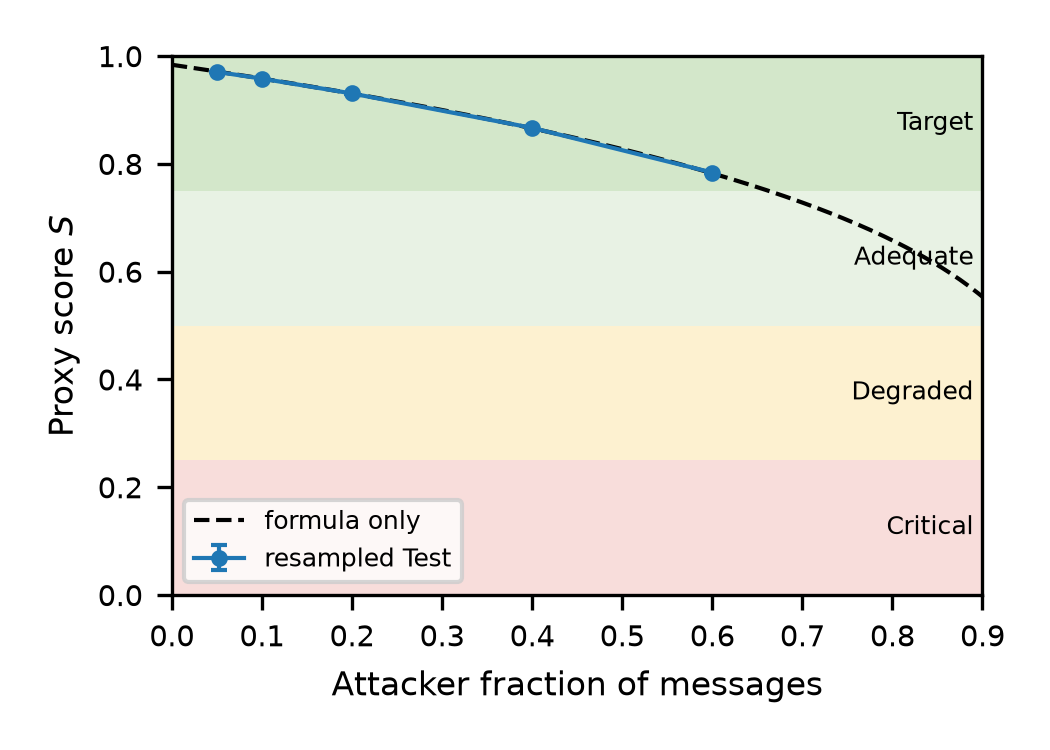

The Python source for this figure:
"""Attacker-density sweep for the proxy security score S (checklist item 13).

Resamples the Test messages of NVBD to a fixed size and a target attacker
fraction, recomputes the four proxy indicators exactly as in the paper, and
writes density_sweep.csv plus density_sweep.pdf/.png.

  rho   = 1 - attacker fraction
  Res   = mean over complete 250-message windows of the delivery rate
  pi    = 1 (no propagation is modelled)
  delta = exp(-mean_delay_ms / 200), delay unit assumed to be 1 ns
  S     = equal-weight geometric mean

Usage:  python3 density_sweep.py                      (expects ./dataset.csv)
        DATA_PATH=/path/to/dataset.csv N_TOTAL=10000 REPS=30 python3 density_sweep.py
Needs: numpy, pandas, matplotlib.
"""
import os
import numpy as np
import pandas as pd
import matplotlib
matplotlib.use("Agg")
import matplotlib.pyplot as plt

DATA_PATH = os.environ.get("DATA_PATH", "./dataset.csv")
N_TOTAL = int(os.environ.get("N_TOTAL", 10000))   # messages per resample
REPS = int(os.environ.get("REPS", 30))            # resamples per attacker fraction
FRACTIONS = [0.05, 0.10, 0.20, 0.40, 0.60]
WINDOW = 250
T_SAFE_MS = 200.0

cols = ["split", "rcvTime", "attacker", "successful_delivery", "delay_raw_time_units"]
df = pd.read_csv(DATA_PATH, usecols=cols)
test = df[df["split"] == "Test"].sort_values("rcvTime").reset_index(drop=True)
att = test[test["attacker"] == 1]
leg = test[test["attacker"] == 0]
print(f"Test messages: {len(test)} (attackers {len(att)}, legitimate {len(leg)})")


def indicators(sample):
    p = sample["attacker"].mean()
    rho = 1.0 - p
    deliv = sample["successful_delivery"].to_numpy(dtype=float)
    n_win = len(deliv) // WINDOW
    res = deliv[: n_win * WINDOW].reshape(n_win, WINDOW).mean(axis=1).mean()
    mean_delay_ms = sample["delay_raw_time_units"].mean() / 1e6
    delta = float(np.exp(-mean_delay_ms / T_SAFE_MS))
    pi = 1.0
    s = (rho * res * pi * delta) ** 0.25
    return rho, res, pi, delta, s


def band(s):
    return "Critical" if s < 0.25 else "Degraded" if s < 0.50 else "Adequate" if s < 0.75 else "Target"


rows = []
for frac in FRACTIONS:
    n_att = int(round(frac * N_TOTAL))
    n_leg = N_TOTAL - n_att
    if n_att > len(att) or n_leg > len(leg):
        raise SystemExit(f"Not enough messages for fraction {frac}: lower N_TOTAL")
    vals = []
    for rep in range(REPS):
        rng = np.random.RandomState(1000 * rep + int(frac * 100))
        sample = pd.concat([att.iloc[rng.choice(len(att), n_att, replace=False)],
                            leg.iloc[rng.choice(len(leg), n_leg, replace=False)]])
        sample = sample.sort_values("rcvTime").reset_index(drop=True)
        vals.append(indicators(sample))
    v = np.array(vals)
    m, sd = v.mean(axis=0), v.std(axis=0, ddof=1)
    rows.append({
        "attacker_fraction": frac, "N_total": N_TOTAL, "reps": REPS,
        "rho": m[0], "Res": m[1], "pi": m[2], "delta": m[3],
        "S_mean": m[4], "S_std": sd[4], "band": band(m[4]),
        # formula-only curve: Res, pi, delta held at their full-Test values
    })

# formula-only reference curve (what the paper's 66% figure comes from)
full = indicators(test)
res0, pi0, delta0 = full[1], full[2], full[3]
grid = np.linspace(0, 0.9, 181)
s_formula = ((1 - grid) * res0 * pi0 * delta0) ** 0.25
crossing = 1 - 0.75 ** 4 / (res0 * pi0 * delta0)   # S = 0.75 boundary
print(f"Full Test: rho={full[0]:.3f} Res={res0:.3f} pi={pi0:.3f} delta={delta0:.3f} S={full[4]:.3f}")
print(f"Formula-only: S stays >= 0.75 up to attacker fraction {crossing:.3f}")

out = pd.DataFrame(rows)
out.to_csv("density_sweep.csv", index=False, float_format="%.4f")
print(out.to_string(index=False, float_format=lambda x: f"{x:.4f}"))

fig, ax = plt.subplots(figsize=(3.5, 2.5))
for lo, hi, c, lab in [(0, 0.25, "#f4c7c3", "Critical"), (0.25, 0.5, "#fce8b2", "Degraded"),
                       (0.5, 0.75, "#d9ead3", "Adequate"), (0.75, 1.0, "#b6d7a8", "Target")]:
    ax.axhspan(lo, hi, color=c, alpha=0.6, lw=0)
    ax.text(0.89, (lo + hi) / 2, lab, ha="right", va="center", fontsize=6)
ax.plot(grid, s_formula, "k--", lw=1, label="formula only")
ax.errorbar(out["attacker_fraction"], out["S_mean"], yerr=out["S_std"], fmt="o-", ms=3,
            lw=1, capsize=2, color="C0", label="resampled Test")
ax.set_xlabel("Attacker fraction of messages", fontsize=8)
ax.set_ylabel("Proxy score $S$", fontsize=8)
ax.set_xlim(0, 0.9); ax.set_ylim(0, 1)
ax.tick_params(labelsize=7); ax.legend(fontsize=6, loc="lower left")
fig.tight_layout()
fig.savefig("density_sweep.pdf"); fig.savefig("density_sweep.png", dpi=300)
print("Saved density_sweep.csv, density_sweep.pdf, density_sweep.png")
